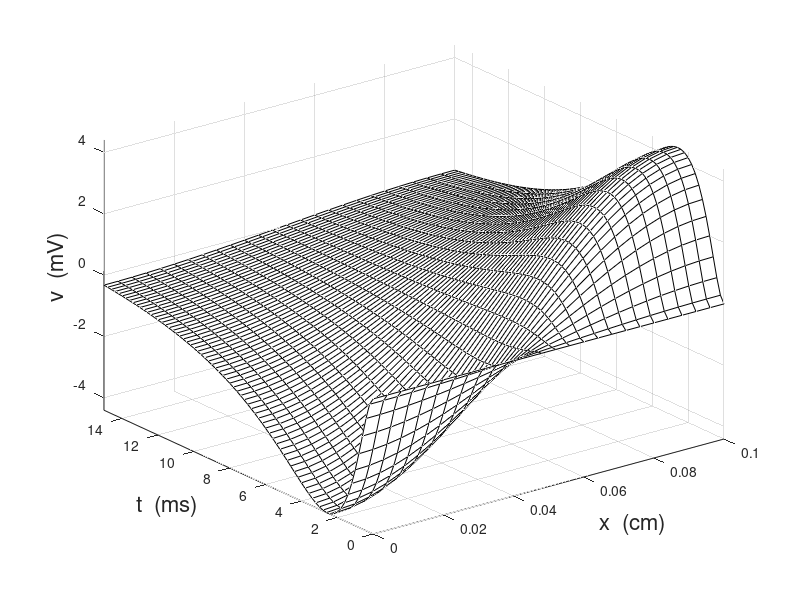

The MATLAB script that drew this image:
% Graph the exact solution of the cable driven by
%
%  I(x,t) = -q_1(x)*(exp(-t)-exp(-2*t))/500
%

a = 1e-4;
ell = 0.1;
C_m = 1;		% micro F / cm^2
g_L = 1/15; %0.3;     		% mS / cm^2
R_2 = 0.3; % 0.034;		% k Ohm cm

tau = C_m/g_L;
lambda = sqrt(a/(2*R_2*g_L));

zeta = (1+lambda^2*pi^2/ell^2)/tau;

[x,t] = meshgrid(0:.004:ell,0:.2:15);
v = cos(x*pi/ell)*sqrt(2/ell)./(C_m*2*a*pi);
v = v.*(exp(-t)*(zeta-2)+exp(-2*t)*(1-zeta)+exp(-zeta*t));
v = -v./(zeta-1)./(zeta-2)/500;

mesh(x,t,v)
colormap([0 0 0])
axis tight
xlabel('x  (cm)','fontsize',16)
ylabel('t  (ms)','fontsize',16)
zlabel('v  (mV)','fontsize',16)
